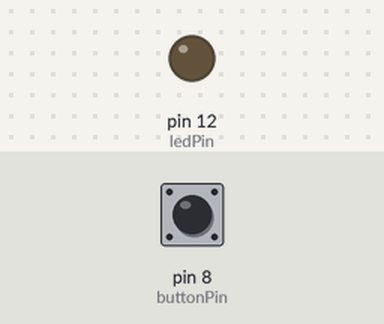
A sketch run on a simulated Arduino Uno, built with avr-gcc and run on an emulated ATmega328P. On the bench: output pins drawn as LEDs (lit = HIGH). The inputs (shaded band) are chosen by the test bench; at power-on: pin 8 (buttonPin) LOW.

Above: at 1.2 s.
1.3 s: pin 8 (buttonPin) pulled HIGH for 0.15 s
At 1.37 s:
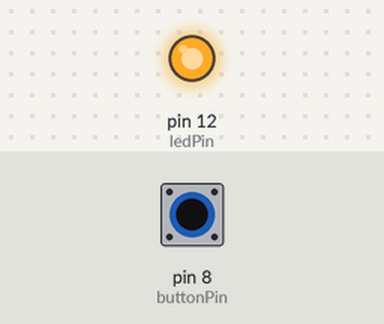
2.9 s: pin 8 (buttonPin) pulled HIGH for 3.2 s
At 6.9 s:
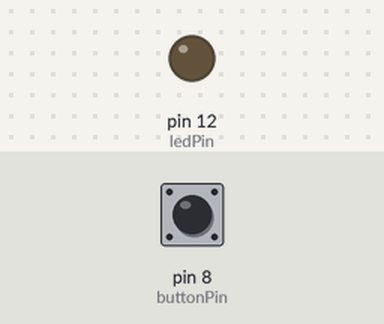
Timing chart, 0 to 8.4 s (numbered marks = the images above; inputs shaded):
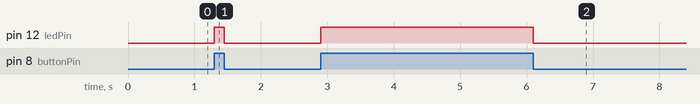

The sketch:

sketch.ino
```cpp
const int buttonPin = 8;  // The pin number for the push button
const int ledPin = 12;    // The pin number for the LED

// Variable to store the button status
int buttonState = 0;

void setup() {
  // Initialize the LED pin as an output
  pinMode(ledPin, OUTPUT);

  // Initialize the pushbutton pin as an input
  pinMode(buttonPin, INPUT);
}

void loop() {
  // Read the state of the pushbutton value
  buttonState = digitalRead(buttonPin);

  // Check if the button is pressed (HIGH)
  if (buttonState == HIGH) {
    // Turn LED on
    digitalWrite(ledPin, HIGH);
  } else {
    // Turn LED off
    digitalWrite(ledPin, LOW);
  }
}
```

Measured:
- after the input at 1.3 s, pin 12 (ledPin): LOW → HIGH at once, → LOW 0.15 s later
- after the input at 2.9 s, pin 12 (ledPin): LOW → HIGH at once, → LOW 3.2 s later
